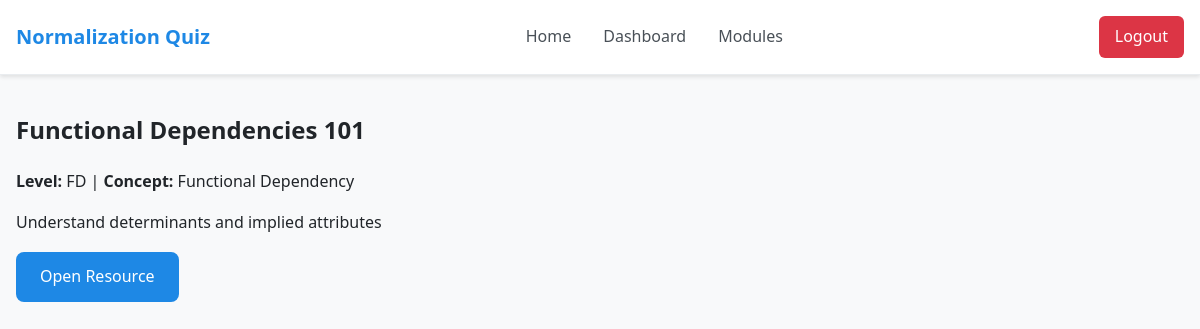
The app's page /module/1 (signed in) with its own data.
### tables this page shows
CREATE TABLE module (
  module_id INTEGER PRIMARY KEY,
  title TEXT NOT NULL,
  description TEXT,
  nf_level TEXT NOT NULL,
  concept_tag TEXT NOT NULL,
  resource_url TEXT
);

### app.py (the view)
@app.route("/module/<int:module_id>")
@login_required
def module_page(module_id: int):
    db = get_db()
    cur = db.execute(
        "SELECT module_id, title, description, nf_level, concept_tag, resource_url FROM module WHERE module_id=?",
        (module_id,),
    )
    module = cur.fetchone()
    if not module:
        flash("Module not found.")
        return redirect(url_for("index"))
    return render_template("module.html", module=module)

### app.py (called while the page is built)
def ensure_csrf_token() -> None:
    if not session.get("csrf_token"):
        session["csrf_token"] = secrets.token_hex(16)

@app.before_request
def before_request() -> None:
    ensure_csrf_token()

def login_required(view):
    @wraps(view)
    def wrapped(*args, **kwargs):
        if not session.get("student_id"):
            if request.path.startswith("/api/") or request.path == "/submit":
                return redirect(url_for("login"))
            flash("Please log in to continue.")
            return redirect(url_for("login"))
        return view(*args, **kwargs)
    return wrapped

### templates/module.html (shortened to what this page needs)
{% extends 'base.html' %}
{% block content %}
<h2>{{ module.title }}</h2>
<p><strong>Level:</strong> {{ module.nf_level }} | <strong>Concept:</strong> {{ module.concept_tag }}</p>
<p>{{ module.description }}</p>
<p><a class="btn" href="{{ module.resource_url }}" target="_blank">Open Resource</a></p>
{% endblock %}

### static/css/style.css (style rules this page uses)
body { font-family: system-ui, -apple-system, 'Segoe UI', Roboto, sans-serif; margin: 0; background: #f8f9fa; color: #212529; line-height: 1.6; }
.btn { display: inline-block; background: #1e88e5; color: white; padding: 0.75rem 1.5rem; border-radius: 8px; text-decoration: none; border: none; cursor: pointer; font-weight: 500; transition: all 0.2s; text-align: center; }

### records on screen
module: title "Functional Dependencies 101", nf_level "FD", concept_tag "Functional Dependency", description "Understand determinants and implied attributes"
